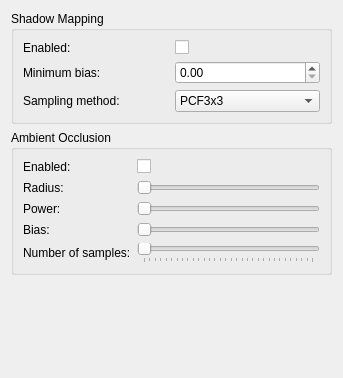
<?xml version="1.0" encoding="UTF-8"?>
<ui version="4.0">
 <class>RendererProperties</class>
 <widget class="QWidget" name="RendererProperties">
  <property name="geometry">
   <rect>
    <x>0</x>
    <y>0</y>
    <width>343</width>
    <height>378</height>
   </rect>
  </property>
  <property name="windowTitle">
   <string>Form</string>
  </property>
  <layout class="QVBoxLayout" name="verticalLayout">
   <item>
    <widget class="QGroupBox" name="groupBox">
     <property name="title">
      <string>Shadow Mapping</string>
     </property>
     <layout class="QGridLayout" name="gridLayout">
      <item row="2" column="0">
       <widget class="QLabel" name="label_2">
        <property name="text">
         <string>Sampling method:</string>
        </property>
       </widget>
      </item>
      <item row="0" column="0">
       <widget class="QLabel" name="label">
        <property name="text">
         <string>Enabled:</string>
        </property>
       </widget>
      </item>
      <item row="0" column="1">
       <widget class="QCheckBox" name="checkBox">
        <property name="text">
         <string/>
        </property>
       </widget>
      </item>
      <item row="2" column="1">
       <widget class="QComboBox" name="comboBox">
        <item>
         <property name="text">
          <string>PCF3x3</string>
         </property>
        </item>
        <item>
         <property name="text">
          <string>PCF5x5</string>
         </property>
        </item>
        <item>
         <property name="text">
          <string>PCF9x9</string>
         </property>
        </item>
       </widget>
      </item>
      <item row="1" column="0">
       <widget class="QLabel" name="label_6">
        <property name="text">
         <string>Minimum bias:</string>
        </property>
       </widget>
      </item>
      <item row="1" column="1">
       <widget class="QDoubleSpinBox" name="doubleSpinBox"/>
      </item>
     </layout>
    </widget>
   </item>
   <item>
    <widget class="QGroupBox" name="groupBox_2">
     <property name="title">
      <string>Ambient Occlusion</string>
     </property>
     <layout class="QGridLayout" name="gridLayout_2">
      <item row="3" column="0">
       <widget class="QLabel" name="label_4">
        <property name="text">
         <string>Power:</string>
        </property>
       </widget>
      </item>
      <item row="2" column="0">
       <widget class="QLabel" name="label_3">
        <property name="text">
         <string>Radius:</string>
        </property>
       </widget>
      </item>
      <item row="4" column="0">
       <widget class="QLabel" name="label_5">
        <property name="text">
         <string>Bias:</string>
        </property>
       </widget>
      </item>
      <item row="0" column="0">
       <widget class="QLabel" name="label_9">
        <property name="text">
         <string>Enabled:</string>
        </property>
       </widget>
      </item>
      <item row="5" column="0">
       <widget class="QLabel" name="label_7">
        <property name="text">
         <string>Number of samples:</string>
        </property>
       </widget>
      </item>
      <item row="5" column="1">
       <widget class="QSlider" name="ssaoSamples">
        <property name="minimum">
         <number>4</number>
        </property>
        <property name="maximum">
         <number>128</number>
        </property>
        <property name="singleStep">
         <number>1</number>
        </property>
        <property name="pageStep">
         <number>4</number>
        </property>
        <property name="value">
         <number>4</number>
        </property>
        <property name="sliderPosition">
         <number>4</number>
        </property>
        <property name="orientation">
         <enum>Qt::Horizontal</enum>
        </property>
        <property name="invertedAppearance">
         <bool>false</bool>
        </property>
        <property name="invertedControls">
         <bool>false</bool>
        </property>
        <property name="tickPosition">
         <enum>QSlider::TicksBelow</enum>
        </property>
       </widget>
      </item>
      <item row="4" column="1">
       <widget class="QSlider" name="ssaoBias">
        <property name="maximum">
         <number>10000</number>
        </property>
        <property name="orientation">
         <enum>Qt::Horizontal</enum>
        </property>
       </widget>
      </item>
      <item row="3" column="1">
       <widget class="QSlider" name="ssaoPower">
        <property name="maximum">
         <number>10000</number>
        </property>
        <property name="orientation">
         <enum>Qt::Horizontal</enum>
        </property>
       </widget>
      </item>
      <item row="2" column="1">
       <widget class="QSlider" name="ssaoRadius">
        <property name="minimum">
         <number>0</number>
        </property>
        <property name="maximum">
         <number>500</number>
        </property>
        <property name="value">
         <number>0</number>
        </property>
        <property name="orientation">
         <enum>Qt::Horizontal</enum>
        </property>
       </widget>
      </item>
      <item row="0" column="1">
       <widget class="QCheckBox" name="checkBox_2">
        <property name="text">
         <string/>
        </property>
       </widget>
      </item>
     </layout>
     <zorder>label_3</zorder>
     <zorder>label_4</zorder>
     <zorder>label_5</zorder>
     <zorder>label_7</zorder>
     <zorder>label_9</zorder>
     <zorder>ssaoSamples</zorder>
     <zorder>ssaoBias</zorder>
     <zorder>ssaoPower</zorder>
     <zorder>ssaoRadius</zorder>
     <zorder>checkBox_2</zorder>
    </widget>
   </item>
   <item>
    <spacer name="verticalSpacer">
     <property name="orientation">
      <enum>Qt::Vertical</enum>
     </property>
     <property name="sizeHint" stdset="0">
      <size>
       <width>20</width>
       <height>40</height>
      </size>
     </property>
    </spacer>
   </item>
  </layout>
 </widget>
 <resources/>
 <connections/>
</ui>
